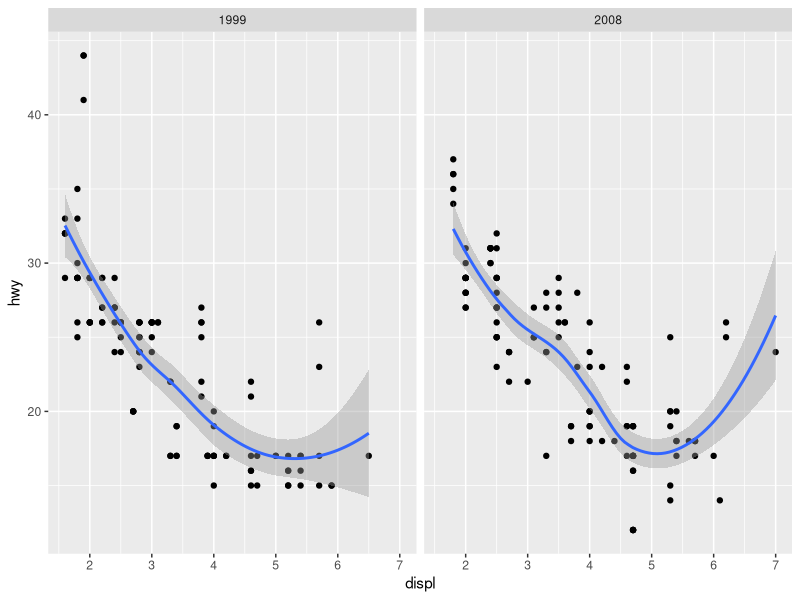

Source code (R):

# -------------------------------------------------------------------------

            # Adding complications # 

# -------------------------------------------------------------------------

library(ggplot2)

# -------------------------------------------------------------------------

head(mpg)

# -------------------------------------------------------------------------

ggplot(mpg, aes(displ, hwy)) + 
  geom_point() + 
  geom_smooth() + 
  facet_wrap(~year)

# -------------------------------------------------------------------------
